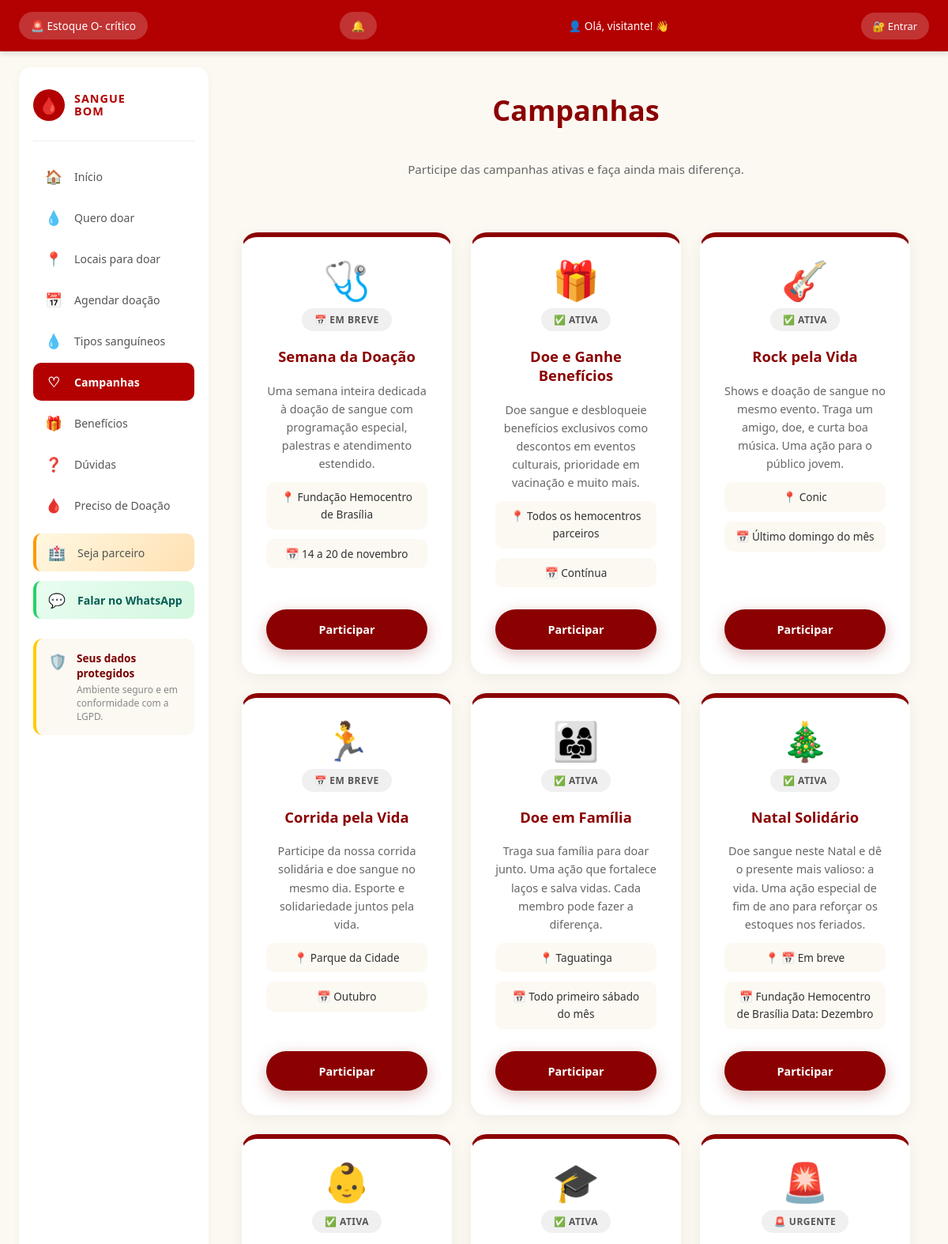
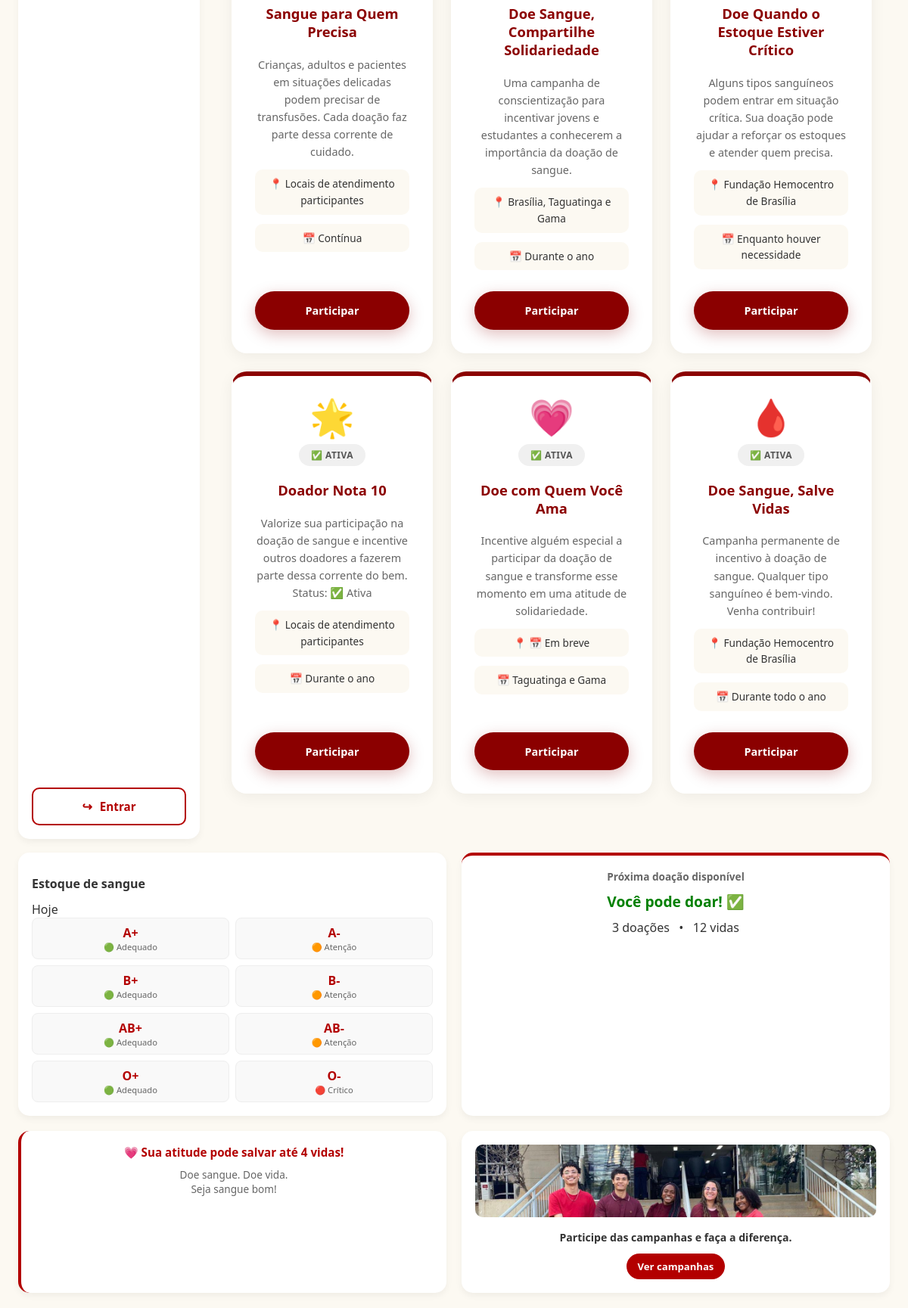
/campanhas/, run on the app's committed database (2 pictures, top to bottom).
### membros/models.py (models this page shows, shortened)
class Campanha(models.Model):
    STATUS = [
        ('ativa', '✅ Ativa'),
        ('breve', '📅 Em breve'),
        ('urgente', '🚨 Urgente'),
        ('encerrada', '❌ Encerrada'),
    ]
    emoji = models.CharField(max_length=10, default='🩸', verbose_name='Emoji')
    titulo = models.CharField(max_length=200, verbose_name='Título')
    descricao = models.TextField(verbose_name='Descrição')
    status = models.CharField(
        max_length=20,
        choices=STATUS,
        default='ativa',
        verbose_name='Status'
    )
    local = models.CharField(
        max_length=200,
        blank=True,
        verbose_name='Local'
    )
    data = models.CharField(
        max_length=100,
        blank=True,
        verbose_name='Data / Período'
    )
    ativa = models.BooleanField(default=True, verbose_name='Visível no site')
    criada_em = models.DateTimeField(auto_now_add=True)
    class Meta:
        ordering = ['-criada_em']
        verbose_name = 'Campanha'
        verbose_name_plural = 'Campanhas'

### membros/views.py (the view, shortened to what this page needs)
def campanhas(request):
    if request.user.is_authenticated and request.user.is_staff:
        return redirect('relatorios')
    if request.user.is_authenticated and hasattr(request.user, 'hemocentro'):
        return redirect('painel_hemocentro')
    campanhas_lista = Campanha.objects.filter(ativa=True)
    doador = None
    proximo_agendamento = None
    return render(request, 'campanhas.html', {
        'doador': doador,
        'proximo_agendamento': proximo_agendamento,
        'campanhas': campanhas_lista,
        'lateral_direita': True,
    })

### membros/context_processors.py (called while the page is built, shortened)
def notificacoes_nao_lidas(request):
    return {'notificacoes_nao_lidas': 0}

### templates/campanhas.html
{% extends 'base.html' %}
{% load static %}
{% block content %}
    <link rel="stylesheet" href="{% static 'css/campanhas.css' %}">
    <h1>Campanhas</h1>
    <p>Participe das campanhas ativas e faça ainda mais diferença.</p>
    <section>
        {% for c in campanhas %}
            <article class="card">
                <h2>{{ c.emoji }}</h2>
                <span>{{ c.get_status_display }}</span>
                <h3>{{ c.titulo }}</h3>
                <p>{{ c.descricao }}</p>
                {% if c.local %}
                    <p>📍 {{ c.local }}</p>
                {% endif %}
                {% if c.data %}
                    <p>📅 {{ c.data }}</p>
                {% endif %}
                <a href="{% url 'agendar_doacao' %}">
                    <button type="button">Participar</button>
                </a>
            </article>
        {% empty %}
            <div class="campanha-vazia">
                <span>🩸</span>
                <p>Nenhuma campanha ativa no momento.</p>
                <p>Volte em breve!</p>
            </div>
        {% endfor %}
    </section>
{% endblock %}

### templates/base.html (shortened to what this page needs)
{% load static %}
<!DOCTYPE html>
<html lang="pt-br">
<head>
    <link rel="stylesheet" href="{% static 'css/base.css' %}">
</head>
<body>
    <header>
        {% if not user.is_staff and not user.hemocentro %}
            <a href="{% url 'locais_para_doar' %}" class="header-alerta">
                <h2>🚨 Estoque O- crítico</h2>
            </a>
            <a href="{% url 'notificacoes' %}" class="header-sino" title="Notificações">
                <h2>
                    🔔
                </h2>
            </a>
        {% endif %}
        {% if user.is_authenticated %}
            <a href="{% url 'meu_perfil' %}" class="header-user" title="Meu Perfil">
                <h2>👤 Olá,
                    {% if user.is_staff %}
                        {{ user.username }}
                    {% elif user.hemocentro %}
                        {{ user.hemocentro.nome }}
                    {% elif user.doador %}
                        {{ user.doador.nome }}
                    {% elif user.first_name %}
                        {{ user.first_name }}
                    {% else %}
                        {{ user.username }}
                    {% endif %}! 👋
                </h2>
            </a>
            <a href="{% url 'logout' %}" class="header-sair">🚪 Sair</a>
        {% else %}
            <h2>👤 Olá, visitante! 👋</h2>
            <a href="{% url 'login' %}" class="header-entrar">🔐 Entrar</a>
        {% endif %}
    </header>
    <div class="app-container {% if not lateral_direita %}sem-lateral{% endif %}">
        <aside class="lateral-esquerda">
            <div class="logo-menu">
                <div class="logo-icone">🩸</div>
                <div class="logo-texto">
                    <strong>SANGUE</strong>
                    <strong>BOM</strong>
                </div>
            </div>
            <nav class="menu-nav">
                {% if not user.is_staff and not user.hemocentro %}
                    <a href="{% url 'home' %}" class="menu-item {% if request.path == '/' or request.path == '/home/' %}ativo{% endif %}">
                        <span class="menu-item-icone">🏠</span>
                        <span class="menu-item-texto">Início</span>
                    </a>
                    <a href="{% url 'quero_doar' %}" class="menu-item {% if request.path == '/quero_doar/' %}ativo{% endif %}">
                        <span class="menu-item-icone">💧</span>
                        <span class="menu-item-texto">Quero doar</span>
                    </a>
                    <a href="{% url 'locais_para_doar' %}" class="menu-item {% if request.path == '/locais_para_doar/' %}ativo{% endif %}">
                        <span class="menu-item-icone">📍</span>
                        <span class="menu-item-texto">Locais para doar</span>
                    </a>
                    <a href="{% url 'agendar_doacao' %}" class="menu-item {% if '/agendar_doacao/' in request.path or '/agendamentos/' in request.path %}ativo{% endif %}">
                        <span class="menu-item-icone">📅</span>
                        <span class="menu-item-texto">Agendar doação</span>
                    </a>
                    <a href="{% url 'tipos_sanguineos' %}" class="menu-item {% if request.path == '/tipos_sanguineos/' %}ativo{% endif %}">
                        <span class="menu-item-icone">💧</span>
                        <span class="menu-item-texto">Tipos sanguíneos</span>
                    </a>
                    <a href="{% url 'campanhas' %}" class="menu-item {% if request.path == '/campanhas/' %}ativo{% endif %}">
                        <span class="menu-item-icone">♡</span>
                        <span class="menu-item-texto">Campanhas</span>
                    </a>
                    <a href="{% url 'beneficios' %}" class="menu-item {% if request.path == '/beneficios/' %}ativo{% endif %}">
                        <span class="menu-item-icone">🎁</span>
                        <span class="menu-item-texto">Benefícios</span>
                    </a>
                    <a href="{% url 'duvidas' %}" class="menu-item {% if request.path == '/duvidas/' %}ativo{% endif %}">
                        <span class="menu-item-icone">❓</span>
                        <span class="menu-item-texto">Dúvidas</span>
                    </a>
                    <a href="{% url 'preciso_doacao' %}" class="menu-item {% if '/preciso-doacao/' in request.path %}ativo{% endif %}">
                        <span class="menu-item-icone">🩸</span>
                        <span class="menu-item-texto">Preciso de Doação</span>
                    </a>
                    <a href="{% url 'parceria' %}" class="menu-item {% if '/parceria/' in request.path %}ativo{% endif %}">
                        <span class="menu-item-icone">🏥</span>
                        <span class="menu-item-texto">Seja parceiro</span>
                    </a>
                    <a href="https://wa.me/556199999?text=Ol%C3%A1!%20Tenho%20uma%20d%C3%BAvida%20sobre%20o%20Sangue%20Bom"
                       target="_blank" rel="noopener" class="menu-item menu-item-wpp">
                        <span class="menu-item-icone">💬</span>
                        <span class="menu-item-texto">Falar no WhatsApp</span>
                    </a>
                {% endif %}
            </nav>
            <div class="dados-protegidos">
                <div class="dados-protegidos-icone">🛡️</div>
                <div class="dados-protegidos-texto">
                    <strong>Seus dados protegidos</strong>
                    <p>Ambiente seguro e em conformidade com a LGPD.</p>
                </div>
            </div>
            <div class="area-btn-sair">
                {% if user.is_authenticated %}
                    <a href="{% url 'logout' %}" class="btn-sair">
                        <span class="btn-sair-icone">↪</span>
                        <span>Sair</span>
                    </a>
                {% else %}
                    <a href="{% url 'login' %}" class="btn-sair">
                        <span class="btn-sair-icone">↪</span>
                        <span>Entrar</span>
                    </a>
                {% endif %}
            </div>
        </aside>
        <main>
            {% block content %}
            {% endblock %}
        </main>
        {% if lateral_direita %}
        <aside class="lateral-direita">
            <section>
                <h2>Estoque de sangue</h2>
                <p>Hoje</p>
                <div class="estoque">
                    <div class="tipo-sangue"><h3>A+</h3><p>🟢 Adequado</p></div>
                    <div class="tipo-sangue"><h3>A-</h3><p>🟠 Atenção</p></div>
                    <div class="tipo-sangue"><h3>B+</h3><p>🟢 Adequado</p></div>
                    <div class="tipo-sangue"><h3>B-</h3><p>🟠 Atenção</p></div>
                    <div class="tipo-sangue"><h3>AB+</h3><p>🟢 Adequado</p></div>
                    <div class="tipo-sangue"><h3>AB-</h3><p>🟠 Atenção</p></div>
                    <div class="tipo-sangue"><h3>O+</h3><p>🟢 Adequado</p></div>
                    <div class="tipo-sangue"><h3>O-</h3><p>🔴 Crítico</p></div>
                </div>
            </section>
            <section class="doacao">
                <h3>Próxima doação disponível</h3>
                {% if proximo_agendamento %}
                    <h2>Você tem um agendamento! 📅</h2>
                    <p><strong>{{ proximo_agendamento.hemocentro.nome }}</strong></p>
                    <p>📅 {{ proximo_agendamento.data|date:"d/m/Y" }}</p>
                    <p>🕐 {{ proximo_agendamento.horario|time:"H:i" }}</p>
                    <p>🩸 {{ proximo_agendamento.tipo_doacao }}</p>
                {% else %}
                    <h2>Você pode doar! ✅</h2>
                    <p>3 doações &nbsp; • &nbsp; 12 vidas</p>
                {% endif %}
            </section>
            <section class="mensagem">
                <h3>💗 Sua atitude pode salvar até 4 vidas!</h3>
                <p>Doe sangue. Doe vida.<br>Seja sangue bom!</p>
            </section>
            <section class="campanha">
                <img src="{% static 'img/campanha.jpeg' %}" alt="Campanha de doação de sangue">
                <h3>Participe das campanhas e faça a diferença.</h3>
                <a href="{% url 'campanhas' %}">Ver campanhas</a>
            </section>
        </aside>
        {% endif %}
    </div>
</body>
</html>

### membros/static/css/campanhas.css (style rules this page uses)
:root { --vermelho-principal: #8b0000; --vermelho-escuro: #5c0000; --vermelho-claro: #b30000; --vermelho-banner: #7a0000; --vermelho-suave: #fff5f5; --vermelho-borda: #f0e6d2; --texto-principal: #333; --texto-secundario: #666; --texto-claro: #888; --branco: #ffffff; --sombra-suave: 0 4px 20px rgba(0, 0, 0, 0.06); --sombra-hover: 0 12px 32px rgba(139, 0, 0, 0.12); }
main > h1 { color: var(--vermelho-principal); font-size: clamp(1.8rem, 3vw, 2.5rem); text-align: center; margin: 30px auto 10px auto; padding: 0 clamp(16px, 2vw, 40px); font-weight: 800; }
main > p { color: var(--texto-secundario); text-align: center; font-size: clamp(0.95rem, 1.2vw, 1.15rem); margin: 0 auto 40px auto; padding: 0 clamp(16px, 2vw, 40px); }
main > section { display: grid; grid-template-columns: 1fr; gap: 24px; padding: 0 clamp(16px, 2vw, 40px); max-width: 1400px; margin: 0 auto 60px auto; }
@media (min-width: 768px) { main > section { grid-template-columns: repeat(2, 1fr); } }
@media (min-width: 1024px) { main > section { grid-template-columns: repeat(3, 1fr); } }
.card { background: var(--branco); border-radius: 20px; padding: clamp(24px, 2.5vw, 36px); box-shadow: var(--sombra-suave); border-top: 6px solid var(--vermelho-principal); display: flex; flex-direction: column; gap: 12px; transition: all 0.3s; animation: fadeInUp 0.5s ease both; position: relative; overflow: hidden; }
.card > h2 { font-size: clamp(2.5rem, 4vw, 3.5rem); text-align: center; margin: 0; line-height: 1; color: var(--vermelho-principal); }
.card > span { display: inline-block; align-self: center; padding: 6px 16px; border-radius: 20px; font-size: clamp(0.75rem, 0.9vw, 0.85rem); font-weight: 700; text-transform: uppercase; letter-spacing: 0.5px; background: #f0f0f0; color: #555; }
.card > h3 { color: var(--vermelho-principal); font-size: clamp(1.15rem, 1.4vw, 1.35rem); margin: 8px 0; font-weight: 800; text-align: center; line-height: 1.3; }
.card > p { color: var(--texto-secundario); font-size: clamp(0.9rem, 1.05vw, 1rem); line-height: 1.6; margin: 0; text-align: center; }
.card > p:not(:first-of-type) { display: flex; align-items: center; justify-content: center; gap: 6px; font-size: clamp(0.85rem, 1vw, 0.95rem); color: var(--texto-principal); background: #fcf9f2; padding: 8px 14px; border-radius: 10px; font-weight: 500; }
.card a { display: block; text-decoration: none; margin-top: auto; padding-top: 16px; }
.card button { width: 100%; padding: clamp(12px, 1.3vw, 16px) clamp(20px, 2vw, 28px); background: var(--vermelho-principal); color: white; border: none; border-radius: 50px; font-size: clamp(0.9rem, 1.05vw, 1rem); font-weight: bold; cursor: pointer; transition: all 0.3s; font-family: inherit; box-shadow: 0 6px 20px rgba(139, 0, 0, 0.25); }

### data on the page
Campanha: emoji "🩺", status "📅 EM BREVE", titulo "Semana da Doação", descricao "Uma semana inteira dedicada à doação de sangue com programação especial, palestras e atendimento estendido.", local "Fundação Hemocentro de Brasília", data "14 a 20 de novembro"
Campanha: emoji "🎁", status "✅ ATIVA", titulo "Doe e Ganhe Benefícios", descricao "Doe sangue e desbloqueie benefícios exclusivos como descontos em eventos culturais, prioridade em vacinação e muito mais.", local "Todos os hemocentros parceiros", data "Contínua"
Campanha: emoji "🎸", status "✅ ATIVA", titulo "Rock pela Vida", descricao "Shows e doação de sangue no mesmo evento. Traga um amigo, doe, e curta boa música. Uma ação para o público jovem.", local "Conic", data "Último domingo do mês"
Campanha: emoji "🏃", status "📅 EM BREVE", titulo "Corrida pela Vida", descricao "Participe da nossa corrida solidária e doe sangue no mesmo dia. Esporte e solidariedade juntos pela vida.", local "Parque da Cidade", data "Outubro"
Campanha: emoji "👨‍👩‍👧", status "✅ ATIVA", titulo "Doe em Família", descricao "Traga sua família para doar junto. Uma ação que fortalece laços e salva vidas. Cada membro pode fazer a diferença.", local "Taguatinga", data "Todo primeiro sábado do mês"
Campanha: emoji "🎄", status "✅ ATIVA", titulo "Natal Solidário", descricao "Doe sangue neste Natal e dê o presente mais valioso: a vida. Uma ação especial de fim de ano para reforçar os estoques nos feriados.", local "📅 Em breve", data "Fundação Hemocentro de Brasília Data: Dezembro"
Campanha: emoji "👶", status "✅ ATIVA", titulo "Sangue para Quem Precisa", descricao "Crianças, adultos e pacientes em situações delicadas podem precisar de transfusões. Cada doação faz parte dessa corrente de cuidado.", local "Locais de atendimento participantes", data "Contínua"
Campanha: emoji "🎓", status "✅ ATIVA", titulo "Doe Sangue, Compartilhe Solidariedade", descricao "Uma campanha de conscientização para incentivar jovens e estudantes a conhecerem a importância da doação de sangue.", local "Brasília, Taguatinga e Gama", data "Durante o ano"
Campanha: emoji "🚨", status "🚨 URGENTE", titulo "Doe Quando o Estoque Estiver Crítico", descricao "Alguns tipos sanguíneos podem entrar em situação crítica. Sua doação pode ajudar a reforçar os estoques e atender quem precisa.", local "Fundação Hemocentro de Brasília", data "Enquanto houver necessidade"
Campanha: emoji "🌟", status "✅ ATIVA", titulo "Doador Nota 10", descricao "Valorize sua participação na doação de sangue e incentive outros doadores a fazerem parte dessa corrente do bem. Status: ✅ Ativa", local "Locais de atendimento participantes", data "Durante o ano"
Campanha: emoji "💗", status "✅ ATIVA", titulo "Doe com Quem Você Ama", descricao "Incentive alguém especial a participar da doação de sangue e transforme esse momento em uma atitude de solidariedade.", local "📅 Em breve", data "Taguatinga e Gama"
Campanha: emoji "🩸", status "✅ ATIVA", titulo "Doe Sangue, Salve Vidas", descricao "Campanha permanente de incentivo à doação de sangue. Qualquer tipo sanguíneo é bem-vindo. Venha contribuir!", local "Fundação Hemocentro de Brasília", data "Durante todo o ano"
